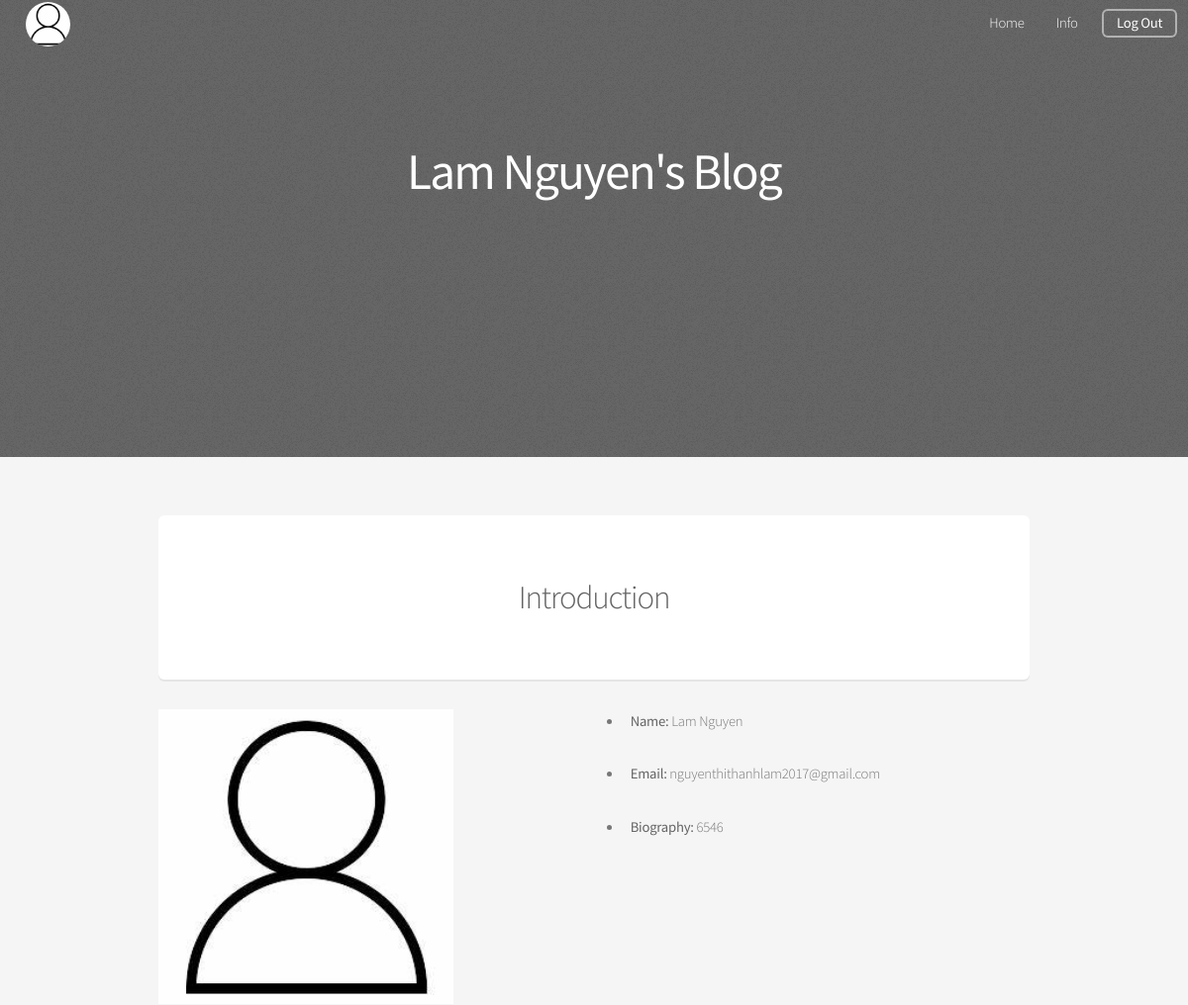
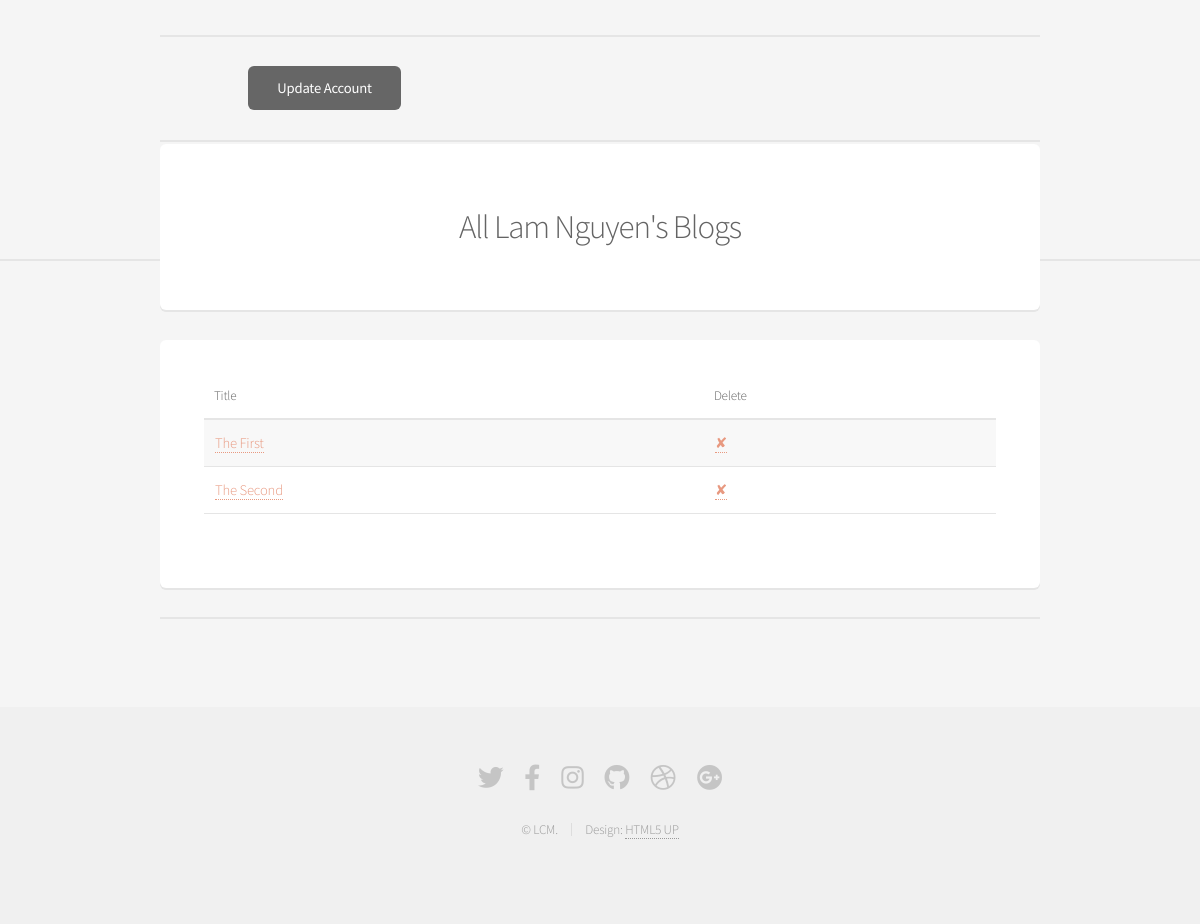
Page /account (signed in) on the committed database (2 pictures, top to bottom).
### blog/model.py (models this page shows, shortened)
class User(db.Model, UserMixin):
    id = db.Column(db.Integer, primary_key=True)
    email = db.Column(db.String(100), unique=True, nullable=False)
    username = db.Column(db.String(100), nullable=False)
    password = db.Column(db.String(100), nullable=False)
    bio = db.Column(db.String(250), default=None)
    avatar = db.Column(db.String(20), default="..\static\default_avatar.png")
    image_cover = db.Column(db.String(20), default="..\static\default_image_cover.jpg")
    rank_id = db.Column(db.Integer, default=2) # except admin, rank_id=1
    user_rela = db.relationship('State', backref=db.backref('user', lazy=True))

class Post(db.Model):
    id = db.Column(db.Integer, primary_key=True)
    title = db.Column(db.String(100), nullable=False)
    content = db.Column(db.Text, nullable=False)
    date = db.Column(db.DateTime, nullable=False, default=datetime.utcnow)
    image_cover = db.Column(db.String(20), default="..\static\default_image_cover.jpg")
    post_rela = db.relationship('State', backref=db.backref('post', lazy=True))

### blog/route.py (the view)
@app.route('/account', methods=['GET', 'POST'])
@login_required
def account():
    posts_state = State.query.filter_by(is_author=True, user_id=current_user.id)
    posts = []
    for state in posts_state:
        posts.append(Post.query.filter_by(id=state.post_id).first())
    return render_template('account.html', posts=posts)

### blog/model.py (called while the page is built)
@login_manager.user_loader
def load_user(user_id):
     return User.query.get(int(user_id))

### blog/templates/account.html (shortened to what this page needs)
<!DOCTYPE HTML>
<html>
	<head>
		<link rel="stylesheet" href="../static/assets/css/main.css" />
	</head>
	<body class="landing is-preload">
		<div id="page-wrapper">
				<header id="header" class="alt">
					<nav style="left: 0.75em; right: auto;">
						<ul>
							<li>
								<a><img src="{{ current_user.avatar }}" class="avatar"></a>
							</li>
						</ul>
					</nav>
					<nav id="nav">
						<ul>
							<li><a href="{{ url_for('home') }}">Home</a></li>
							<li>
								<a href="{{ url_for('account') }}" class="icon solid">Info</a>
							</li>
							<li><a href="{{ url_for('logout') }}" class="button">Log Out</a></li>
						</ul>
					</nav>
				</header>
				<section id="banner" style="background-image: url('../static/assets/css/images/overlay.png'),url('{{ current_user.image_cover }}');">
					<h2><b style="color: white;">{{ current_user.username }}'s Blog</b></h2>
				</section>
			<div class="row gtr-uniform gtr-50">
                <div class="col-12 col-12-mobilep">
                </div>
			</div>
				<section class="container" id="bio">
					<section class="box special">
						<header class="major">
							<h2>Introduction</h2>
						</header>
					</section>
					<div class="row">
						<div class="col-6 col-6-narrower col-6-mobilep">
							<img src="{{ current_user.avatar }}" width="70%" height="auto" style="position: relative">
						</div>
						<div class="col-6 col-6-narrower col-6-mobilep">
							<ul>
								<li><p><b>Name: </b> {{ current_user.username  }}</p></li>
								<li><p><b>Email: </b> {{ current_user.email }}</p></li>
								<li><p><b>Biography: </b> {{ current_user.bio }}</p></li>
							</ul>
						</div>
					</div>
					<hr>
                    <div class="col-12" style="margin: 0 0 0 10%">
                    <ul class="actions">
                        <li><a href="{{ url_for('update_account') }}" class="button special">Update Account</a></li>
                    </ul>
                    </div>
					<hr>
				</section>
				<section id="main" class="container">
					<section class="box special">
						<header class="major">
							<h2>All {{ current_user.username }}'s Blogs</h2>
						</header>
					</section>
					<div style="margin: 0%">
						<section class="box">
							<div class="table-wrapper">
								<table>
									<thead>
										<tr>
											<th>Title</th>
											<th>Delete</th>
										</tr>
									</thead>
									<tbody>
									{% for post in posts: %}
										<tr>
											<td><a href="{{ url_for('post', post_id=post.id) }}">{{ post.title }}</a></td>
											<td><a href="{{ url_for('delete_post', post_id=post.id) }}">✘</a></td>
										</tr>
									{% endfor %}
									</tbody>
								</table>
							</div>
						</section>
					</div>
					<hr>
				</section>
				<footer id="footer">
					<ul class="icons">
						<li><a href="#" class="icon brands fa-twitter"><span class="label">Twitter</span></a></li>
						<li><a href="#" class="icon brands fa-facebook-f"><span class="label">Facebook</span></a></li>
						<li><a href="#" class="icon brands fa-instagram"><span class="label">Instagram</span></a></li>
						<li><a href="#" class="icon brands fa-github"><span class="label">Github</span></a></li>
						<li><a href="#" class="icon brands fa-dribbble"><span class="label">Dribbble</span></a></li>
						<li><a href="#" class="icon brands fa-google-plus"><span class="label">Google+</span></a></li>
					</ul>
					<ul class="copyright">
						<li>&copy; LCM.</li><li>Design: <a href="http://html5up.net">HTML5 UP</a></li>
					</ul>
				</footer>
		</div>
	</body>
</html>

### rows in the picture
User: username "Lam Nguyen", email "nguyenthithanhlam2017@gmail.com", bio "6546"
Post: title "The First"
Post: title "The Second"
